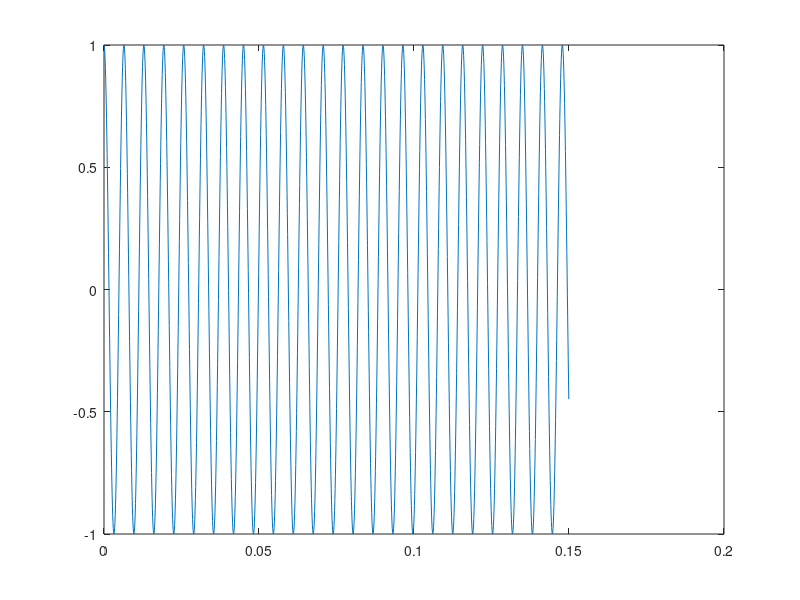

Write MATLAB code to recreate this figure. (Note: this script raises an error after producing the figure.)
function lab5
load("bach_fugue.mat")  % load "theVoices" structure with bach fugue info.

melody = cell(1,length(theVoices)); % pre-fill melody cell-array

% Iterate through the three different bach fugue melodies in theVoices
for idx=1:length(theVoices)
    % Starting pulse of the note. Used for arranging placements of notes
    % relative to each other.
    startPulses = theVoices(idx).startPulses;
    % Duration of note in "pulses". Later converted to time duration
    durations   = theVoices(idx).durations;
    % Note Number later coverted to a frequency in sinusoidal eg(A4=440 Hz)
    noteNumbers = theVoices(idx).noteNumbers;
    % Store melody output in cell array
    melody{idx} = get_melody(startPulses, durations, noteNumbers);
end
bach = sum([melody{:}],1);  % Sum melody cell-arrays into one bach song

% Plot the spectrogram
figure;
spectrogram(bach, 1024, 512, 1024, 11025, 'yaxis');
title('Spectrogram of Bach Fugue');
xlabel('Time (s)');
ylabel('Frequency (Hz)');


filename = 'bach_fugue.wav';
audiowrite(filename,bach,11025);
end

%--------------------------------------------------------------------------

function xx = key2note(X, keynum, dur)
% KEY2NOTE Produce a sinusoidal waveform corresponding to a
% given piano key number
%
% usage: xx = key2note (X, keynum, dur)
%
% xx = the output sinusoidal waveform
% X = complex amplitude for the sinusoid, X = A*exp(j*phi).
% keynum = the piano keyboard number of the desired note
% dur = the duration (in seconds) of the output note
%

% extra variables
keyFreq = 440; % frequency for A4 --> 440 Hz
keyPos = keynum - 49;

fs = 11025; %-- or use 8000 Hz
tt = 0:(1/fs):dur;
freq = keyFreq*2^((keyPos)/12); %<=============== fill in this line
xx = real(X*exp(j*2*pi*freq*tt));

plot(tt,xx); % plot to check
end

function warmup
    % WARM-UP SECTION 3.2 Synthesize a Scale
    %--- NOTES:    C  D  E  F  G  A  B  C
    scale.keys = [ 40 42 44 45 47 49 51 52 ];   % key #40 is middle-C
    scale.durations = 0.25 * ones(1,length(scale.keys));
    fs = 11025;             %-- or 8000Hz
    xx = zeros(1,sum(scale.durations)*fs+length(scale.keys));
    n1 = 1;
    for kk = 1:length(scale.keys)
        keynum = scale.keys(kk);
        tone = key2note(xx,keynum,n1); %<- filled
        n2 = n1+length(tone)-1;
        xx(n1:n2) = xx(n1:n2)+tone;
        n1 = n2+1;
    end
    soundsc(xx,fs)
end
%--------------------------------------------------------------------------
%{
function prelab
    % % PRE-LAB SECTION 2.2 D-to-A Conversion (uncomment soundsc to listen)
    % % part a ---
    % [x1,x1_t] = syn_sin(800, 100*exp(j*(-pi/3)), 11025, 0.5, 0);
    % %soundsc(real(x1), 11025);
    % % part b ---
    % [x2,x2_t] = syn_sin(1200, 80*exp(j*(pi/4)), 11025, 0.8, 0);
    % %soundsc(real(x2), 11025);
    % % part c ---
    % N = 1000;
    % xx = [x1, zeros(1,N), x2];
    % %soundsc(real(xx), 11025);
    % % part d ---
    % tt = (1/11025)*(1:length(xx));
    % plot(tt,xx);
    % % part e ---
    % soundsc(real(xx), 22050);
    
    % % PRE-LAB SECTION 2.3 Structures in MATLAB
    % x.Amp = 7;
    % x.phase = -pi/2;
    % x.freq = 100;
    % x.fs = 11025;
    % x.timeInterval = 0:(1/x.fs):0.05;
    % x.values = x.Amp*cos(2*pi*(x.freq)*(x.timeInterval)+x.phase);
    % x.name = 'My Signal';
    % x               %---- echo the contents of the structure "x"
    % plot(x.timeInterval, x.values)
    % title(x.name)
end
%}
%--------------------------------------------------------------------------

% syn_sin function stolen from lab 2 
function [xx,tt] = syn_sin(fk, Xk, fs, dur, tstart)
    f = length(fk);
    X = length(Xk);
    if (X ~= f) 
        disp('error'); 
    end
    if (nargin < 5) 
        tstart = 0; 
    end 
    tt = tstart:1/fs:dur;
    xx = 0; 
    for k=1:X
        x = Xk(k).*exp(j*2*pi*fk(k)*tt);
        xx = xx+x;
    end
end

%--------------------------------------------------------------------------

function xx = get_melody(startPulses,durations,noteNumbers)
% GET_MELODY  Create a sequence of notes made up of pure sinusoidal
%              waveforms that vary in duration/frequency
%
%           xx = the output array of notes that make a musical melody
%  startPulses = Starting Pulse of a note
%    durations = the note's duration in pulses
%  noteNumbers = The note's Key number such as (C3,..A4,..G5,etc)
%

fs = 11025; % Sampling frequency, [samples/sec]

% Find seconds_per_pulse to convert "durations" input from pulses to time
bpm = 120; %  Beats Per Minute
beats_per_second = bpm/60;
seconds_per_beat = 1/beats_per_second;
seconds_per_pulse = seconds_per_beat / 4;
time_dur_per_note = durations * seconds_per_pulse;

length_xx = ceil(sum(time_dur_per_note)+1)*fs;
xx = zeros(1,length_xx);    % pre-fill max size of melody
x = 1; % Default value for complex amplitude input to key2note
n1=startPulses(1);  % Begin melody at starting place of 1st note
for kk = 1:length(noteNumbers)

    keynum = noteNumbers(kk);
    dur    = time_dur_per_note(kk);
    note   = key2note(x,keynum,dur);  % x=1 before for loop.
    
    E_length = length(note); % Envelope length must be same as note length
    
    upramp   = round( 0.1 * E_length ); % Percentage of note for ramp
    downramp = round( 0.2 * E_length ); % Percentage of note for downramp
    hold     = E_length-upramp-downramp; % Percentage of note to hold max
     
    E_upramp   = linspace(0,1,upramp);   % ramp up from 0 to 1
    E_hold     = ones(1,hold);           % hold note at max value
    E_downramp = linspace(1,0,downramp); % down ramp from 1 to 0
     
    % Create an envelope, E, that linearly 
    % ramps up from 0 to 1, holds, then ramps down to 0 at set intervals
    E = [ E_upramp E_hold E_downramp ];
    % E: truncate extraneous values due to rounding
    E = E(1:length(note));
    % Multiply note by E envelope
    note = E.*note;
    
    n2 = n1 + length(note) - 1;     % Find end of note's "sub-array"
    xx(n1:n2) = xx(n1:n2) + note;   % Insert note's "sub-array" into melody
    n1 = startPulses(kk)+n2;        % Find start of next note's "sub-array"
end
end
%--------------------------------------------------------------------------